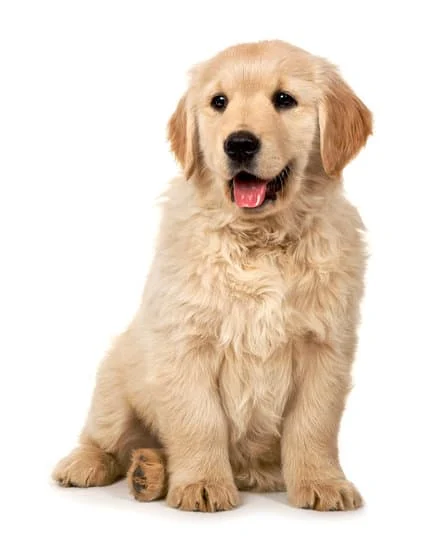
#> input picture sample.jpg, 443 x 550 px, found by its file name
$ python plot_3d.py
#> lines starting #> are read from the running program, lines starting #| are printed output that depends on the picture
### task2/2d_to_3d_project/src/algorithms/depth_map.py
import cv2
import numpy as np
import os

def generate_depth_map(image_path: str):
    image = cv2.imread(image_path)
#> image is the input picture: shape (550, 443, 3); mean B, G, R 203.4, 217.5, 231.8
    if image is None:
        raise FileNotFoundError(f"{image_path} 파일을 찾을 수 없습니다.")

    gray = cv2.cvtColor(image, cv2.COLOR_BGR2GRAY)
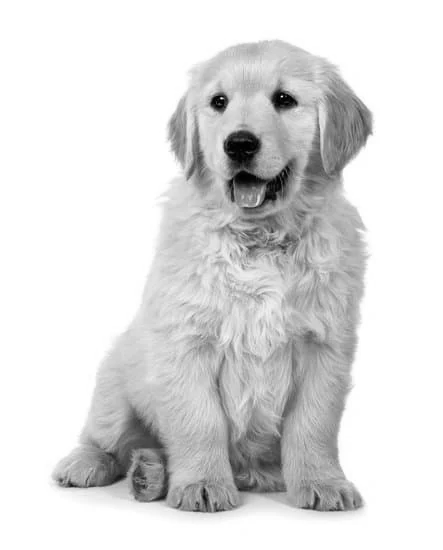
#> gray: shape (550, 443); min 0, max 255, mean 220.2
    depth_map = cv2.applyColorMap(gray, cv2.COLORMAP_JET)
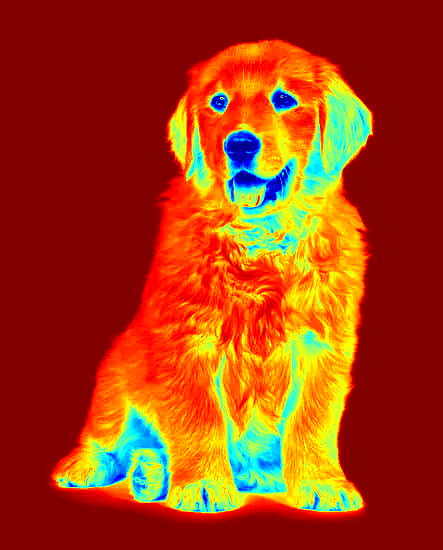
#> depth_map: shape (550, 443, 3); mean B, G, R 16.8, 60.6, 164.6
    return image, depth_map, gray

def save_depth_map(depth_map, save_path: str):
    os.makedirs(os.path.dirname(save_path), exist_ok=True)
    cv2.imwrite(save_path, depth_map)

# [7 lines left out: function visualize_depth_map, not called in this run]


# [7 lines that do not run on import are left out]

### task2/2d_to_3d_project/src/algorithms/point_cloud.py
import numpy as np

def depth_to_point_cloud(depth_map):
    # 빈 배열일 경우 바로 반환하여 ValueError 방지
    if depth_map.size == 0:
        return np.array([])

    h, w = depth_map.shape[:2]
#> h = 550; w = 443
    X, Y = np.meshgrid(np.arange(w), np.arange(h))

    # X, Y 좌표를 float32로 명시적 변환
    X = X.astype(np.float32)
    Y = Y.astype(np.float32)
    Z = depth_map.astype(np.float32)

    # np.dstack이 모든 배열을 동일한 타입으로 병합합니다.
    points_3d = np.dstack((X, Y, Z))
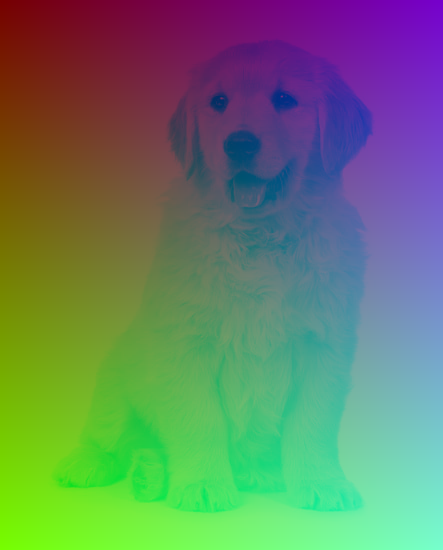
#> points_3d: shape (550, 443, 3) float32; mean of channels 0, 1, 2 220.7, 274.5, 220.5; drawn with min black and max white
    return points_3d

### task2/2d_to_3d_project/src/visualization/plot_3d.py
import os
import sys
import cv2
import matplotlib.pyplot as plt
from mpl_toolkits.mplot3d import Axes3D

# 경로 설정
if __name__ == "__main__":
    sys.path.append(os.path.abspath(os.path.join(os.path.dirname(__file__), "..")))
    from algorithms.depth_map import generate_depth_map
    from algorithms.point_cloud import depth_to_point_cloud

def plot_point_cloud(points_3d, step=5):
#> called with step = 5
    fig = plt.figure(figsize=(10, 8))
    ax = fig.add_subplot(111, projection='3d')
    pts = points_3d[::step, ::step, :]
    ax.scatter(pts[:, :, 0].flatten(), pts[:, :, 1].flatten(), pts[:, :, 2].flatten(),
               c=pts[:, :, 2].flatten(), cmap='jet', s=1)
    ax.set_xlabel('X')
    ax.set_ylabel('Y')
    ax.set_zlabel('Z')
    plt.show()
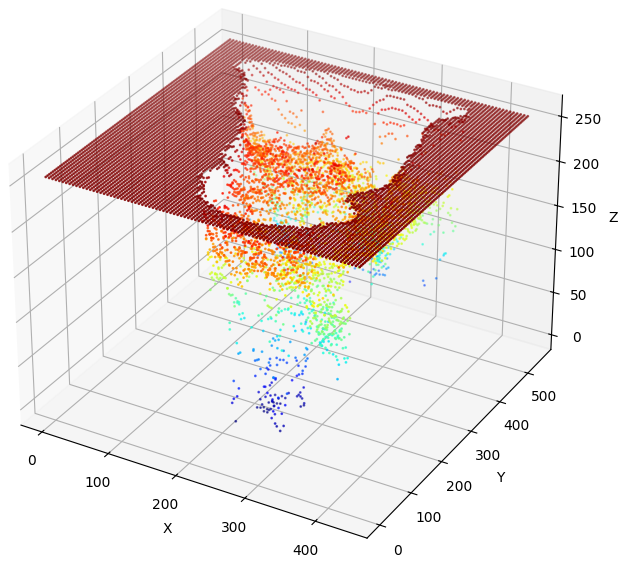
#> figure drawn by matplotlib, 1 panel

if __name__ == "__main__":
    BASE_DIR = os.path.dirname(os.path.dirname(os.path.dirname(os.path.abspath(__file__))))
    img_path = os.path.join(BASE_DIR, "data", "raw", "sample.jpg")

    # generate_depth_map이 반환하는 세 가지 값을 정확히 받음
    image, depth_map, gray_image = generate_depth_map(img_path)

    # gray_image를 depth_to_point_cloud에 전달
    if gray_image is not None:
        points_3d = depth_to_point_cloud(gray_image)
        plot_point_cloud(points_3d)
        print("3D 시각화 완료")
    else:
        print("이미지 또는 뎁스 맵을 생성할 수 없어 3D 시각화를 건너뜁니다.")
